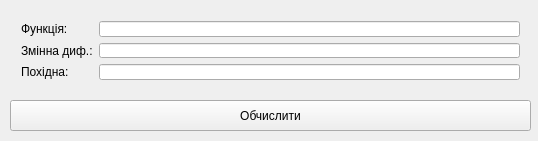
<?xml version="1.0" encoding="UTF-8"?>
<ui version="4.0">
 <class>MainWindow</class>
 <widget class="QMainWindow" name="MainWindow">
  <property name="geometry">
   <rect>
    <x>0</x>
    <y>0</y>
    <width>538</width>
    <height>141</height>
   </rect>
  </property>
  <property name="windowTitle">
   <string>Калькулятор похідних</string>
  </property>
  <widget class="QWidget" name="centralWidget">
   <widget class="QWidget" name="layoutWidget">
    <property name="geometry">
     <rect>
      <x>10</x>
      <y>10</y>
      <width>521</width>
      <height>81</height>
     </rect>
    </property>
    <layout class="QFormLayout" name="formLayout">
     <property name="fieldGrowthPolicy">
      <enum>QFormLayout::AllNonFixedFieldsGrow</enum>
     </property>
     <item row="0" column="0">
      <widget class="QLabel" name="label_1">
       <property name="text">
        <string>Функція:</string>
       </property>
      </widget>
     </item>
     <item row="0" column="1">
      <widget class="QLineEdit" name="inputFunction">
       <property name="inputMethodHints">
        <set>Qt::ImhLowercaseOnly</set>
       </property>
      </widget>
     </item>
     <item row="1" column="0">
      <widget class="QLabel" name="label_2">
       <property name="text">
        <string>Змінна диф.:</string>
       </property>
      </widget>
     </item>
     <item row="1" column="1">
      <widget class="QLineEdit" name="inputVariable"/>
     </item>
     <item row="2" column="0">
      <widget class="QLabel" name="label_3">
       <property name="text">
        <string>Похідна:</string>
       </property>
      </widget>
     </item>
     <item row="2" column="1">
      <widget class="QLineEdit" name="outputDerivative">
       <property name="echoMode">
        <enum>QLineEdit::Normal</enum>
       </property>
       <property name="readOnly">
        <bool>false</bool>
       </property>
      </widget>
     </item>
    </layout>
   </widget>
   <widget class="QPushButton" name="calculateButton">
    <property name="geometry">
     <rect>
      <x>10</x>
      <y>100</y>
      <width>521</width>
      <height>31</height>
     </rect>
    </property>
    <property name="text">
     <string>Обчислити</string>
    </property>
   </widget>
  </widget>
 </widget>
 <layoutdefault spacing="6" margin="11"/>
 <tabstops>
  <tabstop>inputFunction</tabstop>
  <tabstop>inputVariable</tabstop>
  <tabstop>calculateButton</tabstop>
  <tabstop>outputDerivative</tabstop>
 </tabstops>
 <resources/>
 <connections>
  <connection>
   <sender>calculateButton</sender>
   <signal>clicked()</signal>
   <receiver>MainWindow</receiver>
   <slot>calculate()</slot>
   <hints>
    <hint type="sourcelabel">
     <x>270</x>
     <y>85</y>
    </hint>
    <hint type="destinationlabel">
     <x>268</x>
     <y>54</y>
    </hint>
   </hints>
  </connection>
 </connections>
 <slots>
  <slot>calculate()</slot>
 </slots>
</ui>
